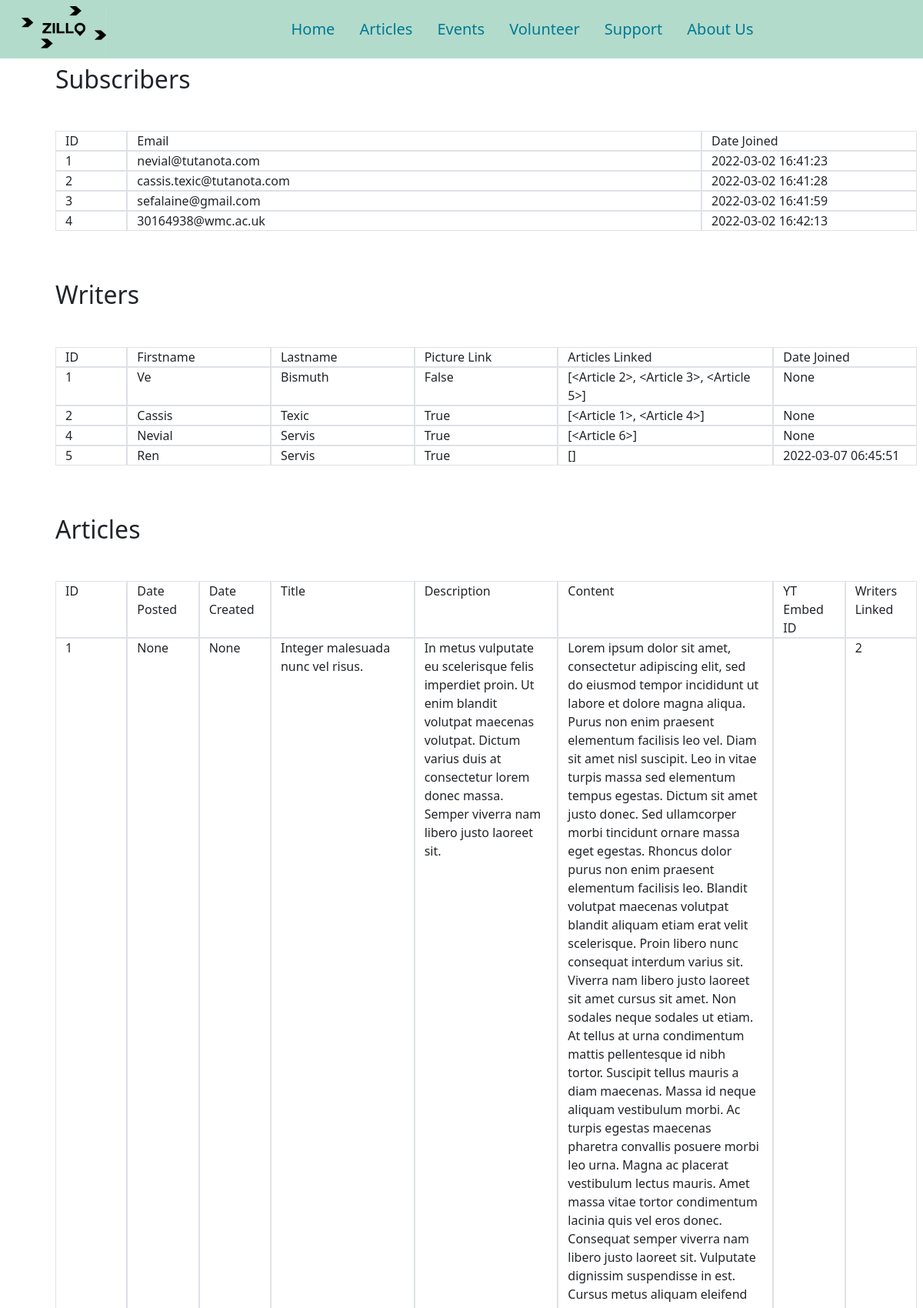
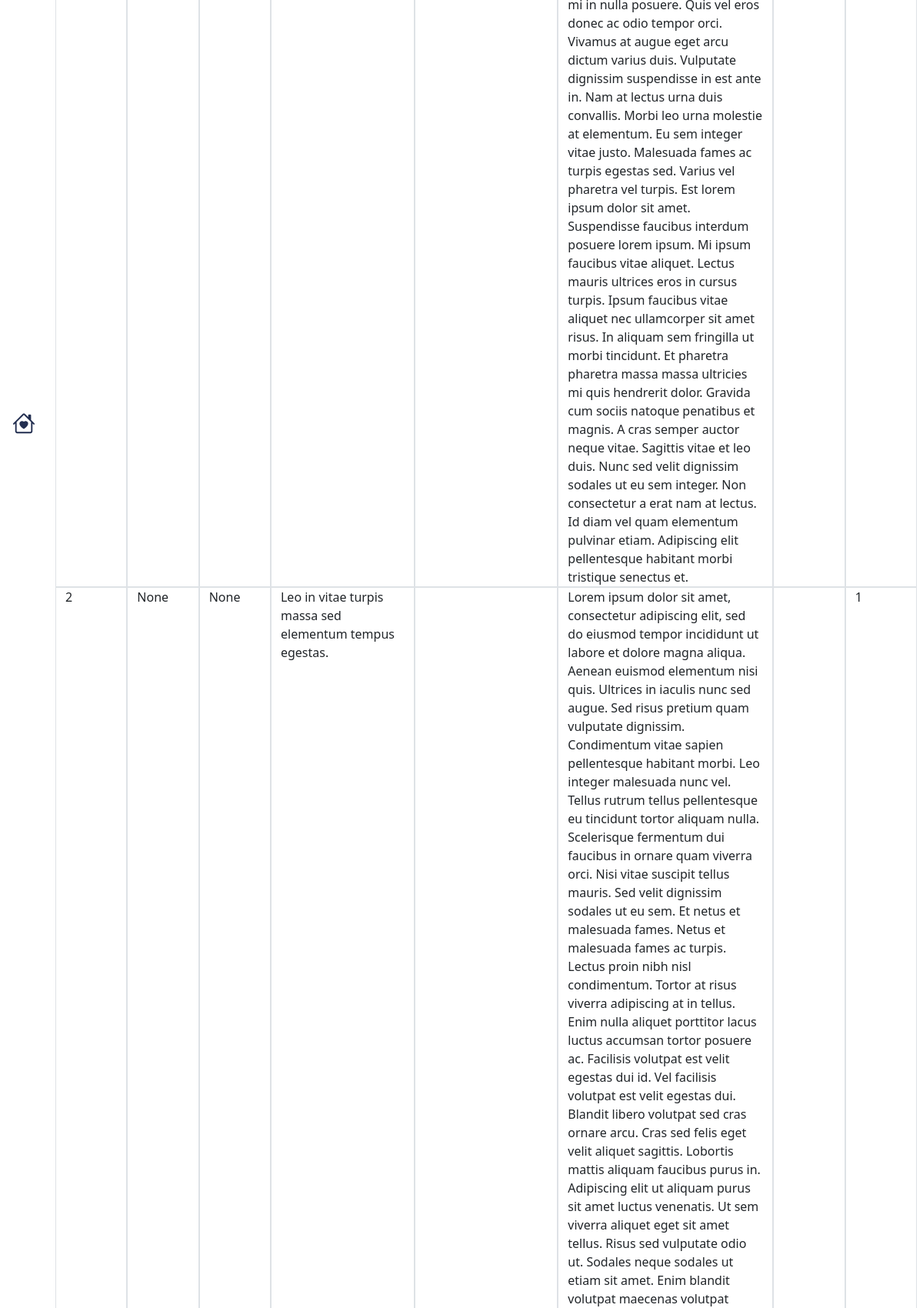
Screenshot of /hidden/db-viewer (upper part) with the database file from the repository (2 pictures, top to bottom).
### website/models.py (models this page shows)
class Writer(db.Model):
    id = db.Column(db.Integer, primary_key=True)
    firstname = db.Column(db.String(50), nullable=False)
    lastname = db.Column(db.String(50), nullable=False)
    picture_link = db.Column(db.Boolean(), default=False)
    datetime_joined = db.Column(db.DateTime(timezone=True), default=func.now())
    articles = db.relationship('Article')

class Article(db.Model):
    id = db.Column(db.Integer, primary_key=True)
    datetime_posted = db.Column(db.DateTime(timezone=True), default=func.now())
    datetime_created = db.Column(db.DateTime(timezone=True), default=func.now())
    title = db.Column(db.String(100), nullable=False)
    description = db.Column(db.String(256))
    content = db.Column(db.String(5000), nullable=False)
    youtube_embed_link = db.Column(db.String(200))
    writer_id = db.Column(db.Integer, db.ForeignKey('writer.id'))

### website/views.py (the view)
@views.route('/hidden/db-viewer', methods=['GET', 'POST'])      # should NOT be be linked whatsoever to the post production website
def articleDatabaseViewer():
    page_settings = {
        'cover_picture': False,
        'current_page': 0,
        'footer' : True,
        'sidebar_segments':2 #maximum 2
        }
    sidebar_links = [
        '/',
        '#'
    ]
    subscribeForm()                # executes the subscribeForm function
    dbsubscribers = Subscription.query.all()                                    # uses a query filter to get all items from the Subscription database and sorts them by decending id value
    dbwriters = Writer.query.all()                                              # uses a query filter to get all items from the Writer database and sorts them by decending id value
    dbarticles = Article.query.all()                                            # uses a query filter to get all items from the Article database and sorts them by decending id value
    dbevents = Event.query.all()                                                # uses a query filter to get all items from the Event database and sorts them by decending id value
    dbvolunteers = Volunteer.query.all()                                        # uses a query filter to get all items from the Volunteer database and sorts them by decending id value
    return render_template(
        './hidden/db-viewer.html',
        cover_picture=page_settings['cover_picture'],
        current_page_num=page_settings['current_page'],
        footer=page_settings['footer'],
        sidebar_links=sidebar_links,
        sidebar_segments=page_settings['sidebar_segments'],
        subscribers=dbsubscribers,                                              # creates a variable called subscribers with the value of dbsubscribers
        writers=dbwriters,                                                      # creates a variable called writers with the value of dbwriters
        articles=dbarticles,                                                    # creates a variable called articles with the value of dbarticles
        events=dbevents,                                                        # creates a variable called events with the value of dbevents
        volunteers=dbvolunteers                                                 # creates a variable called volunteers with the value of dbvolunteers
        )

### website/templates/hidden/db-viewer.html (shortened to what this page needs)
{% extends "base.html" %}
{% block content %}
  <div class="p-2" style="width:100%;">
    <h2>Subscribers</h2>
    <div class="container my-5">
      <div class="row">
        <div class="col-1 border">
          ID
        </div>
        <div class="col-8 border">
          Email
        </div>
        <div class="col-3 border">
          Date Joined
        </div>
      </div>
      {% for subscriber in subscribers %}
        <div class="row">
          <div class="col-1 border">
            {{ subscriber.id }}
          </div>
          <div class="col-8 border">
            {{ subscriber.email }}
          </div>
          <div class="col-3 border">
            {{ subscriber.datetime_joined }}
          </div>
        </div>
      {% endfor %}
    </div>
  </div>
  <div class="p-2" style="width:100%;">
    <h2>Writers</h2>
    <div class="container my-5">
      <div class="row">
        <div class="col-1 border">
          ID
        </div>
        <div class="col-2 border">
          Firstname
        </div>
        <div class="col-2 border">
          Lastname
        </div>
        <div class="col-2 border">
          Picture Link
        </div>
        <div class="col-3 border">
          Articles Linked
        </div>
        <div class="col-2 border">
          Date Joined
        </div>
      </div>
      {% for writer in writers %}
        <div class="row">
          <div class="col-1 border">
            {{ writer.id }}
          </div>
          <div class="col-2 border">
            {{ writer.firstname }}
          </div>
          <div class="col-2 border">
            {{ writer.lastname }}
          </div>
          <div class="col-2 border">
            {{ writer.picture_link }}
          </div>
          <div class="col-3 border">
            {{ writer.articles }}
          </div>
          <div class="col-2 border">
            {{ writer.datetime_joined }}
          </div>
        </div>
      {% endfor %}
    </div>
  </div>
  <div class="p-2" style="width:100%;">
    <h2>Articles</h2>
    <div class="container my-5">
      <div class="row">
        <div class="col-1 border">
          ID
        </div>
        <div class="col-1 border">
          Date Posted
        </div>
        <div class="col-1 border">
          Date Created
        </div>
        <div class="col-2 border">
          Title
        </div>
        <div class="col-2 border">
          Description
        </div>
        <div class="col-3 border">
          Content
        </div>
        <div class="col-1 border">
          YT Embed ID
        </div>
        <div class="col-1 border">
          Writers Linked
        </div>
      </div>
      {% for article in articles %}
        <div class="row">
          <div class="col-1 border">
            {{ article.id }}
          </div>
          <div class="col-1 border">
            {{ article.datetime_posted }}
          </div>
          <div class="col-1 border">
            {{ article.datetime_created }}
          </div>
          <div class="col-2 border">
            {{ article.title }}
          </div>
          <div class="col-2 border">
            {{ article.description }}
          </div>
          <div class="col-3 border">
            {{ article.content }}
          </div>
          <div class="col-1 border">
          </div>
          <div class="col-1 border">
            {{ article.writer_id }}
          </div>
        </div>
      {% endfor %}
    </div>
  </div>
{% endblock %}

### website/static/css/variables.css (style rules this page uses)
:root { --1-clr: #b2dbcc; --2-clr: #222e50; --3-clr: #007991; --4-clr: #fec601; --5-clr: #ea7317; }

### rows the page displays
Writer: id "1", firstname "Ve", lastname "Bismuth", picture_link "False", articles "[<Article 2>, <Article 3>, <Article 5>]", datetime_joined "None"
Writer: id "2", firstname "Cassis", lastname "Texic", picture_link "True", articles "[<Article 1>, <Article 4>]", datetime_joined "None"
Writer: id "4", firstname "Nevial", lastname "Servis", picture_link "True", articles "[<Article 6>]", datetime_joined "None"
Writer: id "5", firstname "Ren", lastname "Servis", picture_link "True", articles "[]", datetime_joined "2022-03-07 06:45:51"
Article: id "1", datetime_posted "None", datetime_created "None", title "Integer malesuada nunc vel risus.", description "In metus vulputate eu scelerisque felis imperdiet proin. Ut enim blandit volutpat maecenas volutpat. Dictum varius duis at consectetur lorem donec massa. Semper viverra nam libero justo laoreet sit.", content "Lorem ipsum dolor sit amet, consectetur adipiscing elit, sed do eiusmod tempor incididunt ut labore et dolore magna aliqua. Purus non enim praesent elementum facilisis leo vel. Diam sit amet nisl suscipit. Leo in vitae turpis massa sed elementum tempus egestas. Dictum sit amet justo donec. Sed ullamcorper morbi tincidunt ornare massa eget egestas. Rhoncus dolor purus non enim praesent elementum facilisis leo. Blandit volutpat maecenas volutpat blandit aliquam etiam erat velit scelerisque. Proin libero nunc consequat interdum varius sit. Viverra nam libero justo laoreet sit amet cursus sit amet. Non sodales neque sodales ut etiam. At tellus at urna condimentum mattis pellentesque id nibh…", writer_id "2"
Article: id "2", datetime_posted "None", datetime_created "None", title "Leo in vitae turpis massa sed elementum tempus egestas.", writer_id "1"

### other values shown
{{ subscriber.id }} "1" "2" "3" "4"
{{ subscriber.email }} "nevial@tutanota.com" "cassis.texic@tutanota.com" "sefalaine@gmail.com" "30164938@wmc.ac.uk"
{{ subscriber.datetime_joined }} "2022-03-02 16:41:23" "2022-03-02 16:41:28" "2022-03-02 16:41:59" "2022-03-02 16:42:13"
